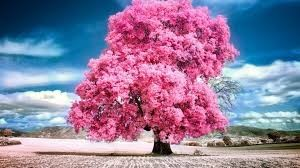
#> input picture Ex1.jpg, 300 x 168 px, found by its file name
$ python Rotation.py
#> lines starting #> are read from the running program, lines starting #| are printed output that depends on the picture
import cv2
import numpy as np
image = cv2.imread("E:/Computer_Vision/Ex1.jpg")
#> image is the input picture: shape (168, 300, 3); mean B, G, R 157.6, 126.4, 143.7
height, width = image.shape[:2]
#> height = 168; width = 300
center = (width // 2, height // 2)
#> center = (150, 84)
angle = 45
clockwise_rotation_matrix = cv2.getRotationMatrix2D(center, -angle, 1.0)
rotated_clockwise = cv2.warpAffine(image, clockwise_rotation_matrix, (width, height))
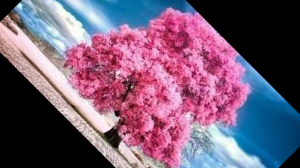
#> rotated_clockwise: shape (168, 300, 3); mean B, G, R 117.3, 91.8, 118.3
counterclockwise_rotation_matrix = cv2.getRotationMatrix2D(center, angle, 1.0)
rotated_counterclockwise = cv2.warpAffine(image, counterclockwise_rotation_matrix, (width, height))
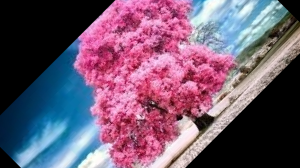
#> rotated_counterclockwise: shape (168, 300, 3); mean B, G, R 111.1, 87.7, 112.1
cv2.imshow('Original Image', image)
cv2.imshow('Clockwise Rotation', rotated_clockwise)
cv2.imshow('Counterclockwise Rotation', rotated_counterclockwise)
cv2.waitKey(0)
cv2.destroyAllWindows()

$ run again, with Ex2.jpg copied over Ex1.jpg
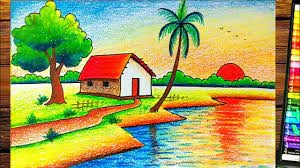
#> input picture Ex2.jpg, 300 x 168 px, found by its file name
#> image is the input picture: shape (168, 300, 3); mean B, G, R 95.9, 162, 160.7
#> `rotated_clockwise = cv2.warpAffine(image, clockwise_rotation_matrix, (..`:
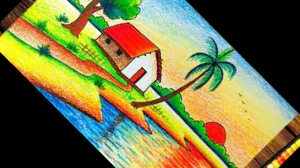
#> rotated_clockwise: shape (168, 300, 3); mean B, G, R 71.6, 120.3, 123.2
#> `rotated_counterclockwise = cv2.warpAffine(image, counterclockwise_rota..`:
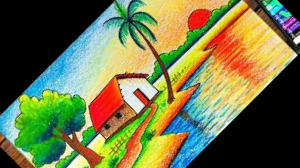
#> rotated_counterclockwise: shape (168, 300, 3); mean B, G, R 72.9, 117.4, 113

$ run again, with Ex3.jpg copied over Ex1.jpg
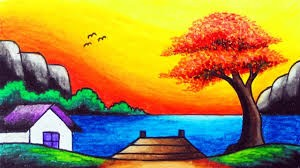
#> input picture Ex3.jpg, 300 x 168 px, found by its file name
#> image is the input picture: shape (168, 300, 3); mean B, G, R 71.9, 138.7, 162
#> `rotated_clockwise = cv2.warpAffine(image, clockwise_rotation_matrix, (..`:
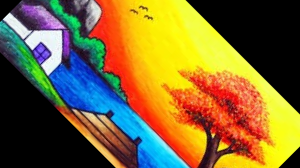
#> rotated_clockwise: shape (168, 300, 3); mean B, G, R 52.2, 104, 126.1
#> `rotated_counterclockwise = cv2.warpAffine(image, counterclockwise_rota..`:
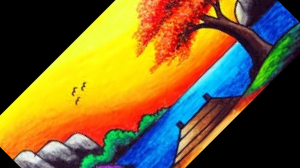
#> rotated_counterclockwise: shape (168, 300, 3); mean B, G, R 47.7, 98.8, 119.9
